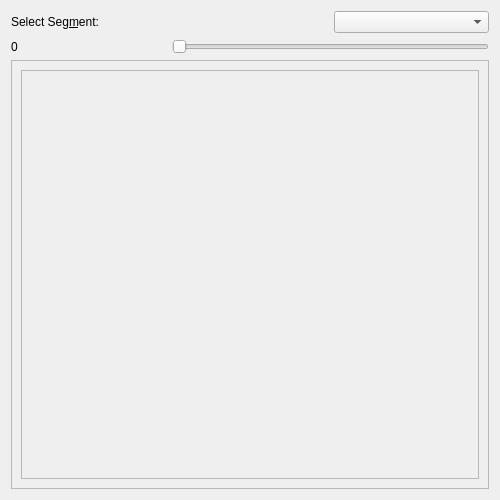
<?xml version="1.0" encoding="UTF-8"?>
<ui version="4.0">
 <class>Screen_manager</class>
 <widget class="QWidget" name="Screen_manager">
  <property name="geometry">
   <rect>
    <x>0</x>
    <y>0</y>
    <width>500</width>
    <height>500</height>
   </rect>
  </property>
  <property name="minimumSize">
   <size>
    <width>500</width>
    <height>500</height>
   </size>
  </property>
  <property name="windowTitle">
   <string>Form</string>
  </property>
  <layout class="QGridLayout" name="gridLayout_2">
   <item row="0" column="0">
    <layout class="QGridLayout" name="gridLayout">
     <item row="0" column="2">
      <widget class="QComboBox" name="selectSeg_cmb"/>
     </item>
     <item row="1" column="0">
      <widget class="QLabel" name="posss">
       <property name="text">
        <string>0</string>
       </property>
      </widget>
     </item>
     <item row="0" column="0" colspan="2">
      <widget class="QLabel" name="label">
       <property name="text">
        <string>Select Seg&amp;ment:</string>
       </property>
       <property name="buddy">
        <cstring>selectSeg_cmb</cstring>
       </property>
      </widget>
     </item>
     <item row="2" column="0" colspan="3">
      <widget class="QFrame" name="displ_frame">
       <property name="sizePolicy">
        <sizepolicy hsizetype="Preferred" vsizetype="Preferred">
         <horstretch>0</horstretch>
         <verstretch>0</verstretch>
        </sizepolicy>
       </property>
       <property name="styleSheet">
        <string notr="true"/>
       </property>
       <property name="frameShape">
        <enum>QFrame::StyledPanel</enum>
       </property>
       <property name="frameShadow">
        <enum>QFrame::Raised</enum>
       </property>
       <property name="class" stdset="0">
        <string>displ_frame</string>
       </property>
       <layout class="QGridLayout" name="gridLayout_4">
        <item row="0" column="0">
         <layout class="QGridLayout" name="gridLayout_3">
          <item row="0" column="0">
           <widget class="QScrollArea" name="scrollArea">
            <property name="widgetResizable">
             <bool>true</bool>
            </property>
            <widget class="QWidget" name="scrollAreaWidgetContents_5">
             <property name="geometry">
              <rect>
               <x>0</x>
               <y>0</y>
               <width>456</width>
               <height>400</height>
              </rect>
             </property>
             <layout class="QGridLayout" name="gridLayout_6">
              <item row="0" column="0">
               <layout class="QGridLayout" name="gridLayout_5"/>
              </item>
             </layout>
            </widget>
           </widget>
          </item>
         </layout>
        </item>
       </layout>
      </widget>
     </item>
     <item row="1" column="1" colspan="2">
      <widget class="QSlider" name="posSelect_scrbr">
       <property name="orientation">
        <enum>Qt::Horizontal</enum>
       </property>
      </widget>
     </item>
    </layout>
   </item>
  </layout>
 </widget>
 <tabstops>
  <tabstop>selectSeg_cmb</tabstop>
  <tabstop>scrollArea</tabstop>
 </tabstops>
 <resources/>
 <connections/>
</ui>
